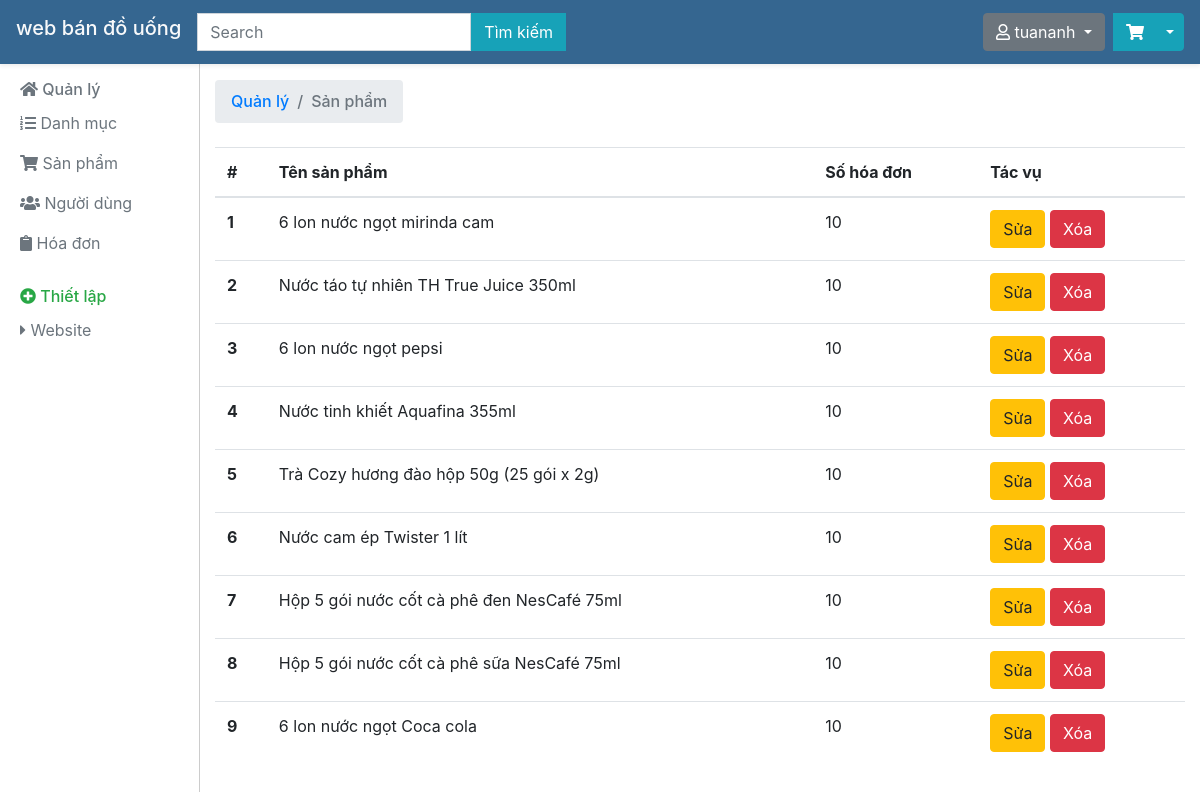
Screenshot of /quanly.php?task=qlsp (signed in) with the database file from the repository.
### tables this page shows
CREATE TABLE `sanpham` (
  `id_sanpham` int(10) NOT NULL,
  `ten` varchar(255) NOT NULL,
  `gia` varchar(255) NOT NULL,
  `mota` text NOT NULL,
  `anhdaidien` varchar(255) NOT NULL,
  `soluong` varchar(255) NOT NULL,
  `iddanhmuc` int(10) NOT NULL
);

### controller/quanly.php (called while the page is built, shortened)
<?php
class Controller
{
	protected $model;
	public function __construct(){
		require_once('./model/model.php');
		$this->model = new Model();
	}
	public function quanlysanpham(){
		$listsanpham = $this->model->getsSanPham(50);
		require_once('./view/quanlysanpham.php');
	}
}
 ?>

### model/model.php (called while the page is built, shortened)
<?php
class Model
{
	protected $host,$db,$user,$pass,$conn;
	public function __construct(){
		$this->host = 'localhost';
		$this->db = 'webdouong';
		$this->user = 'root';
		$this->pass = '';
		$this->conn = new mysqli($this->host,$this->user,$this->pass,$this->db);
		$this->conn->set_charset("utf8");
	}
	public function getsSanPham($limit=4){
		$sql = "SELECT * FROM sanpham ORDER BY RAND() LIMIT $limit";
		$result = $this->conn->query($sql);
		if($result->num_rows > 0){
			return $result;
		} else {
			return null;
		}
	}
}
 ?>

### view/quanlysanpham.php (the view)
<?php require_once('./view/header_quanly.php') ?>
<h6 class="sidebar-heading d-flex justify-content-between align-items-center mt-4 mb-2 text-success">
  <nav aria-label="breadcrumb">
      <ol class="breadcrumb">
        <li class="breadcrumb-item"><a href="quanly.php">Quản lý</a></li>
        <li class="breadcrumb-item active" aria-current="page">Sản phẩm</li>
      </ol>
    </nav>
</h6>
<div class="row">
    <div class="col-12">
        <table class="table table-hover">
            <thead>
                <tr>
                    <th scope="col">#</th>
                    <th scope="col">Tên sản phẩm</th>
                    <th scope="col">Số hóa đơn</th>
                    <th scope="col">Tác vụ</th>
                </tr>
            </thead>
            <tbody>
            	<?php $i=1;while($sanpham = $listsanpham->fetch_assoc()){ ?>
                <tr>
                    <th scope="row"><?php echo $i;$i++ ?></th>
                    <td><?php echo $sanpham['ten'] ?></td>
                    <td>10</td>
                    <td>
                        <a href="quanly.php?task=ssp&id=<?php echo $sanpham['id_sanpham'] ?>" class="btn btn-warning">Sửa</a>
                        <a href="quanly.php?task=xsp&id=<?php echo $sanpham['id_sanpham'] ?>" class="btn btn-danger">Xóa</a>
                    </td>
                </tr>
            	<?php } ?>
            </tbody>
        </table>
    </div>
</div>
<?php require_once('./view/footer_quanly.php') ?>

### view/header_quanly.php (style rules this page uses)
body { margin-top: 56px; }

### rows the page displays
sanpham: ten "6 lon nước ngọt mirinda cam"
sanpham: ten "Nước táo tự nhiên TH True Juice 350ml"
sanpham: ten "6 lon nước ngọt pepsi"
sanpham: ten "Nước tinh khiết Aquafina 355ml"
sanpham: ten "Trà Cozy hương đào hộp 50g (25 gói x 2g)"
sanpham: ten "Nước cam ép Twister 1 lít"
sanpham: ten "Hộp 5 gói nước cốt cà phê đen NesCafé 75ml"
sanpham: ten "Hộp 5 gói nước cốt cà phê sữa NesCafé 75ml"
sanpham: ten "6 lon nước ngọt Coca cola"

### other values shown
$_SESSION['user_data']['tendangnhap'] "tuananh"
